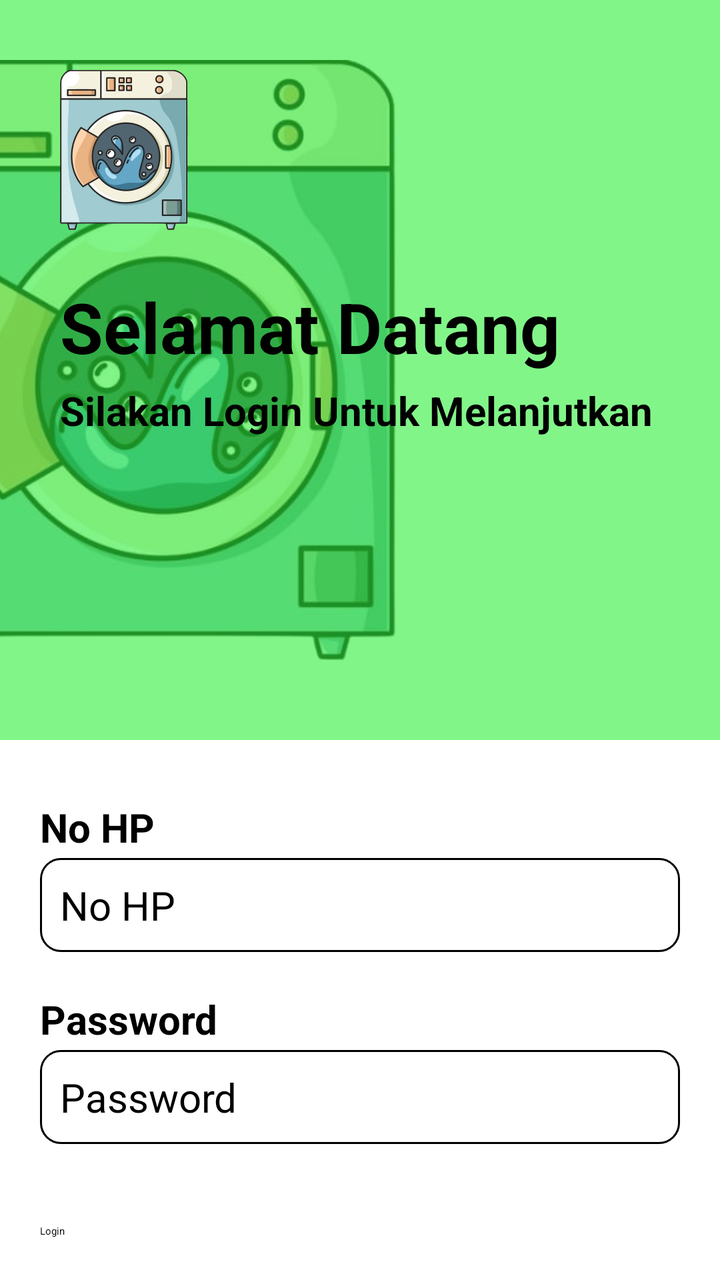
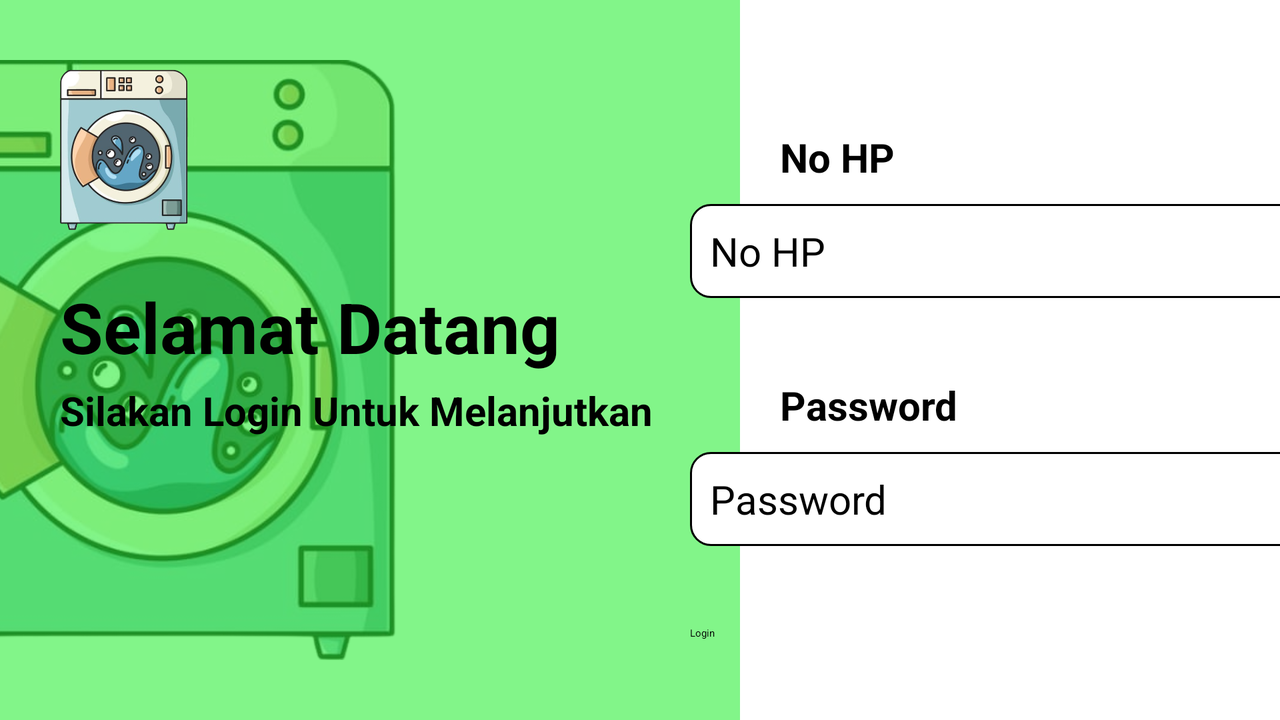

Compare how this app lays out the same screen by default and in its alternative resource folder. The renders come first, then the two layout files and the values they reference.
<!-- AndroidManifest.xml: application theme Theme.Laundry -->
<!-- res/layout/activity_login.xml -->
<?xml version="1.0" encoding="utf-8"?>
<androidx.constraintlayout.widget.ConstraintLayout xmlns:android="http://schemas.android.com/apk/res/android"
    xmlns:app="http://schemas.android.com/apk/res-auto"
    xmlns:tools="http://schemas.android.com/tools"
    android:id="@+id/main"
    android:layout_width="match_parent"
    android:layout_height="match_parent"
    tools:context=".login">

    <ImageView
        android:layout_width="300dp"
        android:layout_height="300dp"
        android:src="@drawable/layanan"
        app:layout_constraintTop_toTopOf="parent"
        app:layout_constraintStart_toStartOf="parent"
        android:layout_marginTop="30dp"
        android:layout_marginStart="-80dp"/>

    <View
        android:id="@+id/kotak"
        android:layout_width="match_parent"
        android:layout_height="370dp"
        android:background="#8815ED23"
        app:layout_constraintTop_toTopOf="parent"
        app:layout_constraintStart_toStartOf="parent" />
    <ImageView
        android:id="@+id/gambar"
        android:layout_width="80dp"
        android:layout_height="80dp"
        android:src="@drawable/layanan"
        android:layout_marginTop="35dp"
        android:layout_marginStart="20dp"
        app:layout_constraintTop_toTopOf="parent"
        app:layout_constraintStart_toStartOf="parent"/>
    <TextView
        android:id="@+id/datang"
        android:layout_width="wrap_content"
        android:layout_height="wrap_content"
        android:text="Selamat Datang"
        android:textColor="@color/black"
        android:textSize="35dp"
        app:layout_constraintTop_toBottomOf="@id/gambar"
        app:layout_constraintStart_toStartOf="parent"
        android:layout_marginStart="30dp"
        android:layout_marginTop="25dp"
        android:textStyle="bold"/>
    <TextView
        android:id="@+id/login"
        android:layout_width="wrap_content"
        android:layout_height="wrap_content"
        android:text="Silakan Login Untuk Melanjutkan"
        android:textStyle="bold"
        android:textColor="@color/black"
        android:textSize="20dp"
        app:layout_constraintStart_toStartOf="parent"
        app:layout_constraintTop_toBottomOf="@id/datang"
        android:layout_marginStart="30dp"
        android:layout_marginTop="5dp"/>
    <TextView
        android:id="@+id/tvnohplog"
        android:layout_width="wrap_content"
        android:layout_height="wrap_content"
        android:text="No HP"
        android:textSize="20dp"
        android:textStyle="bold"
        app:layout_constraintTop_toBottomOf="@id/kotak"
        app:layout_constraintStart_toStartOf="parent"
        android:layout_marginStart="20dp"
        android:layout_marginTop="30dp"/>
    <EditText
        android:id="@+id/etnohplog"
        android:layout_width="match_parent"
        android:layout_height="wrap_content"
        android:hint="No HP"
        android:textSize="20dp"
        android:background="@drawable/border_et"
        app:layout_constraintTop_toBottomOf="@id/tvnohplog"
        app:layout_constraintStart_toStartOf="parent"
        app:layout_constraintEnd_toEndOf="parent"
        android:layout_marginStart="20dp"
        android:layout_marginEnd="20dp"
        android:layout_marginTop="2dp"/>

    <TextView
        android:id="@+id/tvpassword"
        android:layout_width="wrap_content"
        android:layout_height="wrap_content"
        android:text="Password"
        android:textSize="20dp"
        android:textStyle="bold"
        app:layout_constraintTop_toBottomOf="@id/etnohplog"
        app:layout_constraintStart_toStartOf="parent"
        android:layout_marginStart="20dp"
        android:layout_marginTop="20dp"/>
    <EditText
        android:id="@+id/etpassword"
        android:layout_width="match_parent"
        android:layout_height="wrap_content"
        android:layout_marginStart="20dp"
        android:layout_marginTop="2dp"
        android:layout_marginEnd="20dp"
        android:hint="Password"
        android:textSize="20sp"
        android:background="@drawable/border_et"
        app:layout_constraintEnd_toEndOf="parent"
        app:layout_constraintStart_toStartOf="parent"
        app:layout_constraintTop_toBottomOf="@id/tvpassword" />
    <Button
        android:layout_width="match_parent"
        android:layout_height="wrap_content"
        android:text="Login"
        android:backgroundTint="#8815ED23"
        android:textColor="@color/black"
        app:layout_constraintTop_toBottomOf="@id/etpassword"
        app:layout_constraintStart_toStartOf="parent"
        app:layout_constraintEnd_toEndOf="parent"
        android:layout_marginTop="40dp"
        android:layout_marginStart="20dp"
        android:layout_marginEnd="20dp"/>
</androidx.constraintlayout.widget.ConstraintLayout>
<!-- resources referenced by this layout -->
<resources>
  <!-- drawable border_et (drawable) -->
  <shape xmlns:android="http://schemas.android.com/apk/res/android">
      <solid
          android:color="#ffffff"/>
      <corners
          android:radius="10dp"/>
      <stroke
          android:width="1dp"
          android:color="@color/black"/>
      <padding
          android:top="10dp"
          android:bottom="10dp"
          android:left="10dp"
          android:right="10dp"/>
  
  </shape>
  <!-- drawable layanan: png bitmap (drawable, 211429 bytes) -->
</resources>
<!-- res/layout-land/activity_login.xml (the repository's variant of the layout above) -->
<!-- drawn on the phone turned sideways -->
<?xml version="1.0" encoding="utf-8"?>
<androidx.constraintlayout.widget.ConstraintLayout xmlns:android="http://schemas.android.com/apk/res/android"
    xmlns:app="http://schemas.android.com/apk/res-auto"
    xmlns:tools="http://schemas.android.com/tools"
    android:id="@+id/main"
    android:layout_width="match_parent"
    android:layout_height="match_parent"
    tools:context=".login">

    <ImageView
        android:layout_width="300dp"
        android:layout_height="300dp"
        android:src="@drawable/layanan"
        app:layout_constraintTop_toTopOf="parent"
        app:layout_constraintStart_toStartOf="parent"
        android:layout_marginTop="30dp"
        android:layout_marginStart="-80dp"/>

    <View
        android:id="@+id/kotak"
        android:layout_width="370dp"
        android:layout_height="match_parent"
        android:background="#8815ED23"
        app:layout_constraintTop_toTopOf="parent"
        app:layout_constraintStart_toStartOf="parent" />
    <ImageView
        android:id="@+id/gambar"
        android:layout_width="80dp"
        android:layout_height="80dp"
        android:src="@drawable/layanan"
        android:layout_marginTop="35dp"
        android:layout_marginStart="20dp"
        app:layout_constraintTop_toTopOf="parent"
        app:layout_constraintStart_toStartOf="parent"/>
    <TextView
        android:id="@+id/datang"
        android:layout_width="wrap_content"
        android:layout_height="wrap_content"
        android:text="Selamat Datang"
        android:textColor="@color/black"
        android:textSize="35dp"
        app:layout_constraintTop_toBottomOf="@id/gambar"
        app:layout_constraintStart_toStartOf="parent"
        android:layout_marginStart="30dp"
        android:layout_marginTop="25dp"
        android:textStyle="bold"/>
    <TextView
        android:id="@+id/login"
        android:layout_width="wrap_content"
        android:layout_height="wrap_content"
        android:text="Silakan Login Untuk Melanjutkan"
        android:textStyle="bold"
        android:textColor="@color/black"
        android:textSize="20dp"
        app:layout_constraintStart_toStartOf="parent"
        app:layout_constraintTop_toBottomOf="@id/datang"
        android:layout_marginStart="30dp"
        android:layout_marginTop="5dp"/>
    <TextView
        android:id="@+id/tvnohplog"
        android:layout_width="wrap_content"
        android:layout_height="wrap_content"
        android:text="No HP"
        android:textSize="20dp"
        android:textStyle="bold"
        app:layout_constraintTop_toTopOf="parent"
        app:layout_constraintStart_toEndOf="@id/kotak"
        android:layout_marginStart="20dp"
        android:layout_marginTop="65dp"/>
    <EditText
        android:id="@+id/etnohplog"
        android:layout_width="320dp"
        android:layout_height="wrap_content"
        android:hint="No HP"
        android:textSize="20sp"
        android:background="@drawable/border_et"
        app:layout_constraintTop_toBottomOf="@id/tvnohplog"
        app:layout_constraintStart_toEndOf="@id/kotak"
        app:layout_constraintEnd_toEndOf="parent"
        android:layout_marginStart="20dp"
        android:layout_marginEnd="20dp"
        android:layout_marginTop="10dp"/>

    <TextView
        android:id="@+id/tvpassword"
        android:layout_width="wrap_content"
        android:layout_height="wrap_content"
        android:text="Password"
        android:textSize="20dp"
        android:textStyle="bold"
        app:layout_constraintTop_toBottomOf="@id/etnohplog"
        app:layout_constraintStart_toEndOf="@id/kotak"
        android:layout_marginStart="20dp"
        android:layout_marginTop="40dp"/>
    <EditText
        android:id="@+id/etpassword"
        android:layout_width="320dp"
        android:layout_height="wrap_content"
        android:layout_marginStart="20sp"
        android:layout_marginTop="10dp"
        android:layout_marginEnd="20dp"
        android:hint="Password"
        android:textSize="20sp"
        android:background="@drawable/border_et"
        app:layout_constraintEnd_toEndOf="parent"
        app:layout_constraintStart_toEndOf="@id/kotak"
        app:layout_constraintTop_toBottomOf="@id/tvpassword" />
    <Button
        android:layout_width="320dp"
        android:layout_height="wrap_content"
        android:text="Login"
        android:backgroundTint="#8815ED23"
        android:textColor="@color/black"
        app:layout_constraintTop_toBottomOf="@id/etpassword"
        app:layout_constraintStart_toEndOf="@id/kotak"
        app:layout_constraintEnd_toEndOf="parent"
        android:layout_marginTop="40dp"
        android:layout_marginStart="20dp"
        android:layout_marginEnd="20dp"/>
</androidx.constraintlayout.widget.ConstraintLayout>
